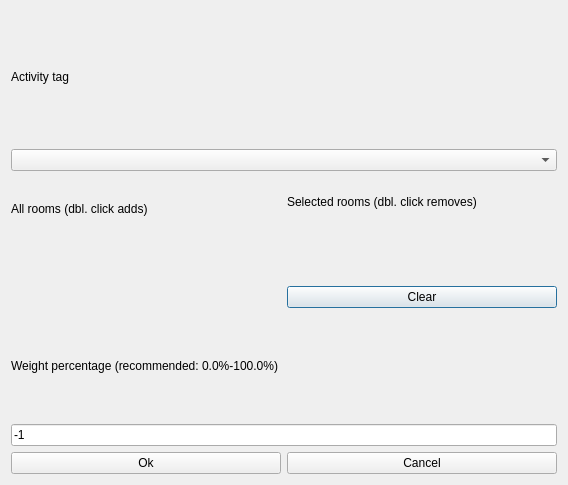
<?xml version="1.0" encoding="UTF-8"?>
<ui version="4.0">
 <class>ModifyConstraintActivityTagPreferredRoomsForm_template</class>
 <widget class="QDialog" name="ModifyConstraintActivityTagPreferredRoomsForm_template">
  <property name="geometry">
   <rect>
    <x>0</x>
    <y>0</y>
    <width>568</width>
    <height>485</height>
   </rect>
  </property>
  <property name="windowTitle">
   <string extracomment="This is the title of the dialog to modify a constraint of this type">Modify activity tag preferred rooms</string>
  </property>
  <layout class="QGridLayout" name="gridLayout">
   <item row="0" column="0" colspan="2">
    <widget class="QLabel" name="subjectsTextLabel_2">
     <property name="text">
      <string>Activity tag</string>
     </property>
     <property name="wordWrap">
      <bool>false</bool>
     </property>
    </widget>
   </item>
   <item row="1" column="0" colspan="2">
    <widget class="QComboBox" name="activityTagsComboBox"/>
   </item>
   <item row="2" column="0">
    <layout class="QVBoxLayout">
     <item>
      <widget class="QLabel" name="roomsTextLabel">
       <property name="frameShape">
        <enum>QFrame::NoFrame</enum>
       </property>
       <property name="frameShadow">
        <enum>QFrame::Plain</enum>
       </property>
       <property name="text">
        <string>All rooms (dbl. click adds)</string>
       </property>
       <property name="wordWrap">
        <bool>false</bool>
       </property>
      </widget>
     </item>
     <item>
      <widget class="Q3ListBox" name="roomsListBox">
       <item>
        <property name="text">
         <string>New Item</string>
        </property>
       </item>
      </widget>
     </item>
    </layout>
   </item>
   <item row="2" column="1">
    <layout class="QVBoxLayout" name="verticalLayout">
     <item>
      <widget class="QLabel" name="selectedRoomsTextLabel">
       <property name="frameShape">
        <enum>QFrame::NoFrame</enum>
       </property>
       <property name="frameShadow">
        <enum>QFrame::Plain</enum>
       </property>
       <property name="text">
        <string>Selected rooms (dbl. click removes)</string>
       </property>
       <property name="wordWrap">
        <bool>false</bool>
       </property>
      </widget>
     </item>
     <item>
      <widget class="Q3ListBox" name="selectedRoomsListBox">
       <item>
        <property name="text">
         <string>New Item</string>
        </property>
       </item>
      </widget>
     </item>
     <item>
      <widget class="QPushButton" name="clearPushButton">
       <property name="text">
        <string>Clear</string>
       </property>
      </widget>
     </item>
    </layout>
   </item>
   <item row="3" column="0" colspan="2">
    <layout class="QVBoxLayout">
     <item>
      <widget class="QLabel" name="weightTextLabel">
       <property name="frameShape">
        <enum>QFrame::NoFrame</enum>
       </property>
       <property name="frameShadow">
        <enum>QFrame::Plain</enum>
       </property>
       <property name="text">
        <string>Weight percentage (recommended: 0.0%-100.0%)</string>
       </property>
       <property name="wordWrap">
        <bool>false</bool>
       </property>
      </widget>
     </item>
     <item>
      <widget class="QLineEdit" name="weightLineEdit">
       <property name="text">
        <string>-1</string>
       </property>
      </widget>
     </item>
    </layout>
   </item>
   <item row="4" column="0" colspan="2">
    <layout class="QHBoxLayout">
     <item>
      <widget class="QPushButton" name="okPushButton">
       <property name="text">
        <string>Ok</string>
       </property>
      </widget>
     </item>
     <item>
      <widget class="QPushButton" name="cancelPushButton">
       <property name="text">
        <string>Cancel</string>
       </property>
      </widget>
     </item>
    </layout>
   </item>
  </layout>
 </widget>
 <layoutdefault spacing="6" margin="11"/>
 <customwidgets>
  <customwidget>
   <class>Q3Frame</class>
   <extends>QFrame</extends>
   <header>Qt3Support/Q3Frame</header>
   <container>1</container>
  </customwidget>
  <customwidget>
   <class>Q3ListBox</class>
   <extends>Q3Frame</extends>
   <header>q3listbox.h</header>
  </customwidget>
 </customwidgets>
 <tabstops>
  <tabstop>activityTagsComboBox</tabstop>
  <tabstop>roomsListBox</tabstop>
  <tabstop>selectedRoomsListBox</tabstop>
  <tabstop>weightLineEdit</tabstop>
  <tabstop>okPushButton</tabstop>
  <tabstop>cancelPushButton</tabstop>
 </tabstops>
 <resources/>
 <connections/>
</ui>
